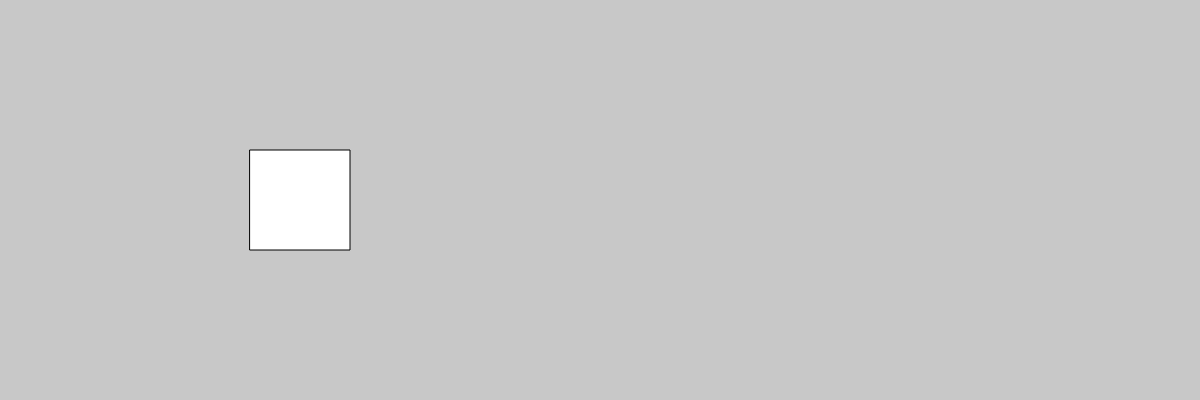
Frame 1 (no input)
Frame 60 (no input): identical to frame 1, image omitted
Frame 120 (the mouse pressed at the canvas centre since frame 60): identical to frame 1, image omitted

The p5.js sketch that drew this single still picture (run headless with seeded random() and noise() and a simulated clock; from frame 60 on, the mouse is pressed at the canvas centre):

// p5.js sketch
// ── sketch.js
// Rollover Rect

var x = 250;
var y = 150;
var size = 100;

function setup() {
    createCanvas(windowWidth, 400);
}

function draw() {
    background(200);
    if ((mouseX > x) && (mouseX < x + size) && (mouseY > y) && (mouseY < y + size)) {
        fill(0);
    } else {
        fill(255);
    }
    rect(x, y, size, size);
}
